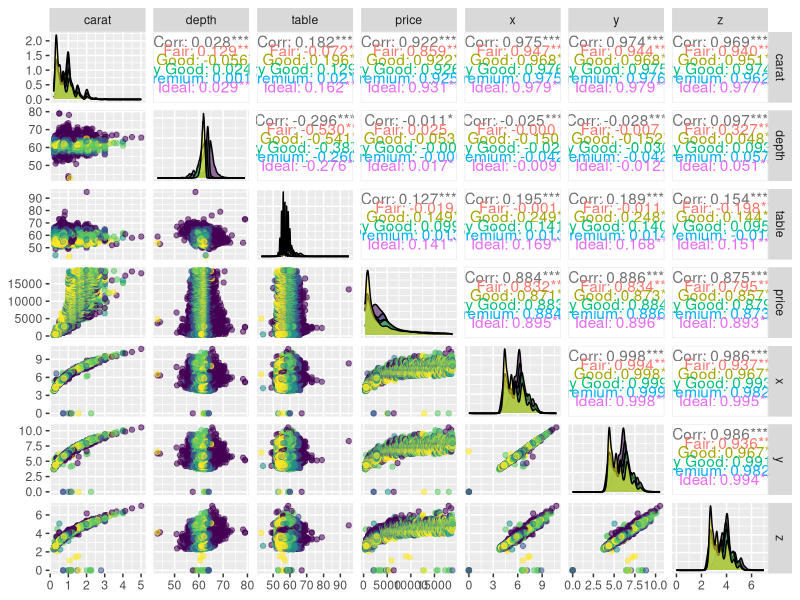
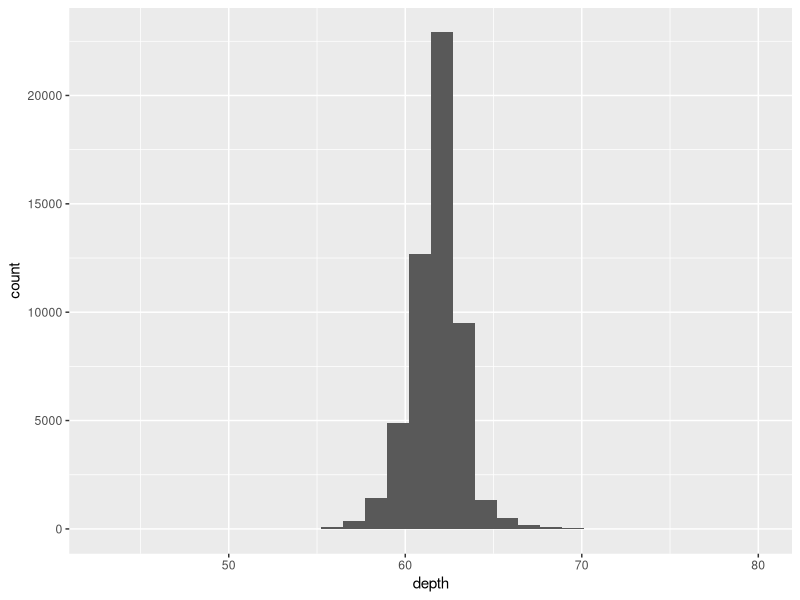
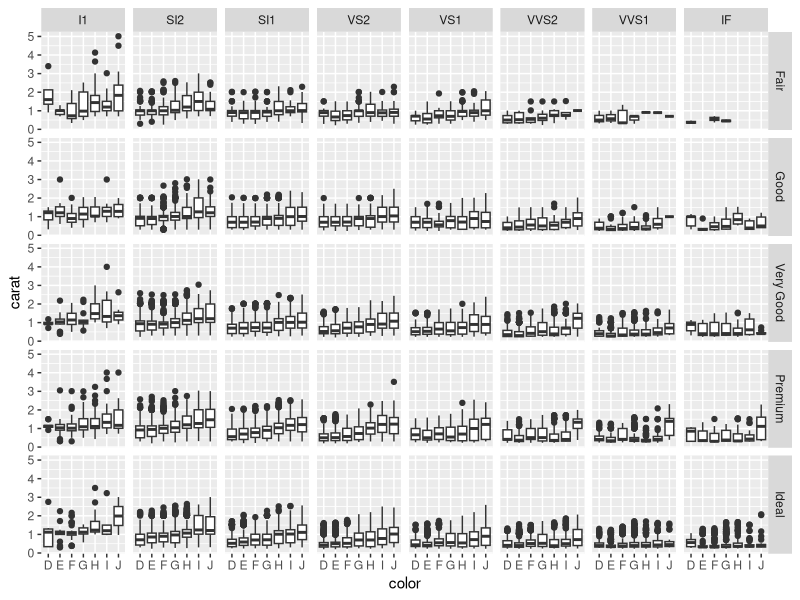
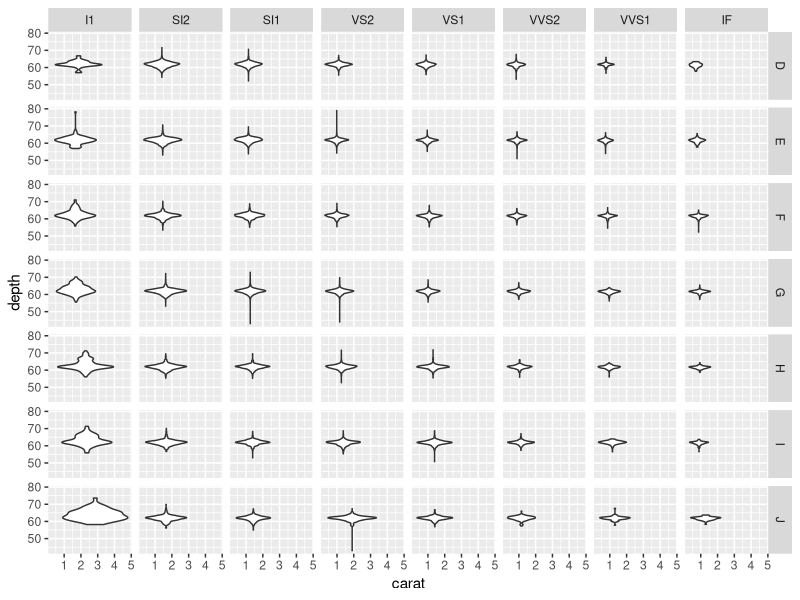

Write the R code that produced these figures, in order.
## ---- chunk 1
library(tidyverse)
# library(crosstable)
library(ggplot2)
library(GGally)
## ---- chunk 2
diamonds
## ---- chunk 3
diamonds %>% 
  subset(y < 20) %>% subset(z < 10) %>% # para quitar 3 puntos outliers
  ggpairs(columns = c(1,5:10), aes(color = cut, alpha = 0.5))
#ggpairs(diamonds, aes(color = cut, alpha = 0.5))
## ---- chunk 4
gr1 <- ggplot(diamonds, aes(depth)) + 
  geom_histogram()
gr1
## ---- chunk 5
unaTablita <- table(cut(diamonds$depth, breaks = c(54,56,58,60,62,64,66,68,70)))
prop.table(unaTablita)
unaTablita
## ---- chunk 6
# CrossTable(diamonds$color, diamonds$cut, prop.t=TRUE, prop.r=TRUE, prop.c=TRUE)
## ---- chunk 7
summary(diamonds)
## ---- chunk 8
gr2 <- ggplot(diamonds, aes(x = color, y = carat)) + 
  geom_boxplot() +
  facet_grid(rows = vars(cut), cols = vars(clarity))
gr2
## ---- chunk 9
gr3 <- ggplot(diamonds, aes(x = carat, y = depth)) + 
  geom_violin() +
#    geom_dotplot() +
  facet_grid(rows = vars(color), cols = vars(clarity))
gr3
